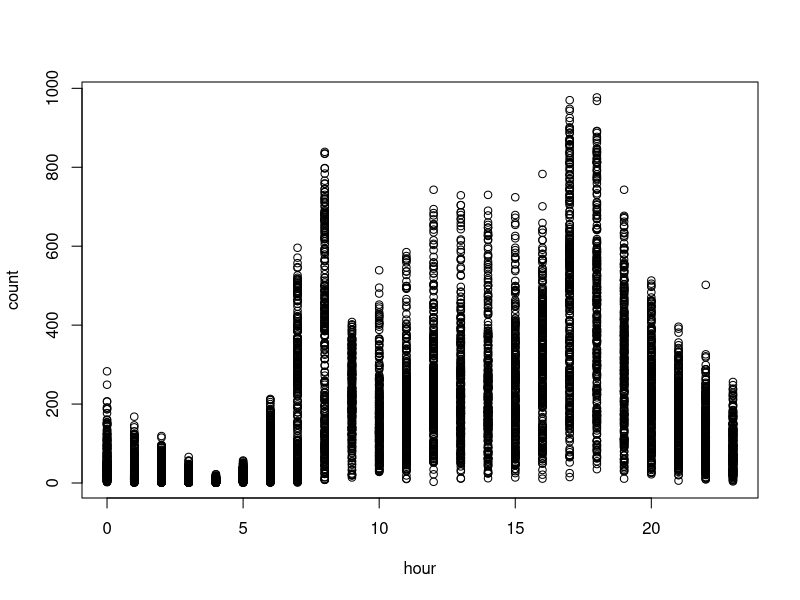
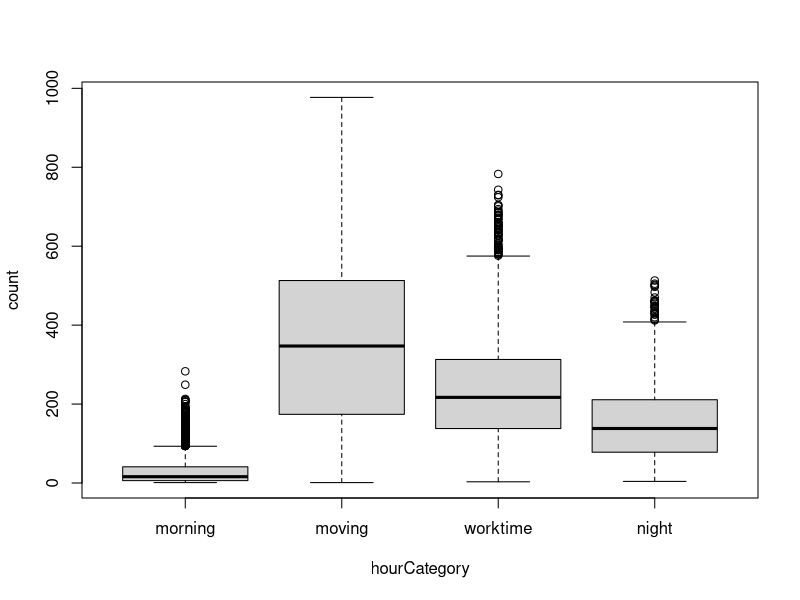
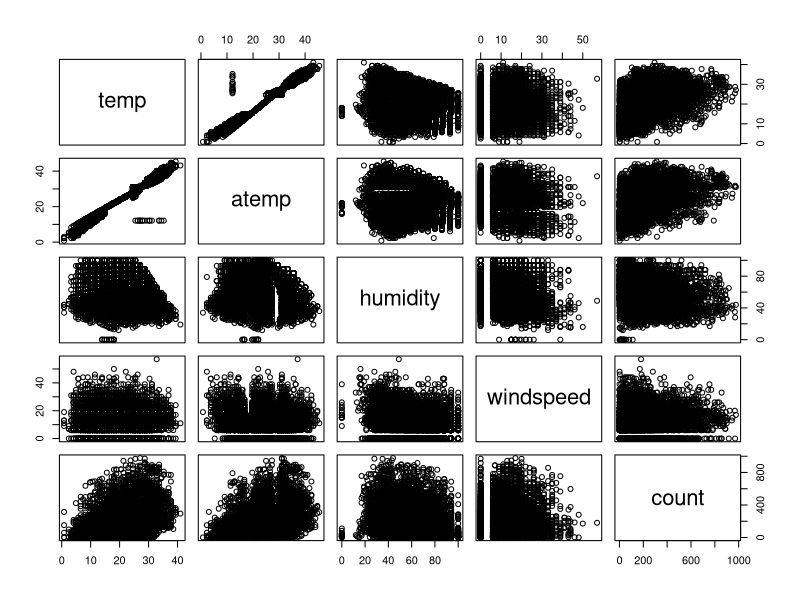
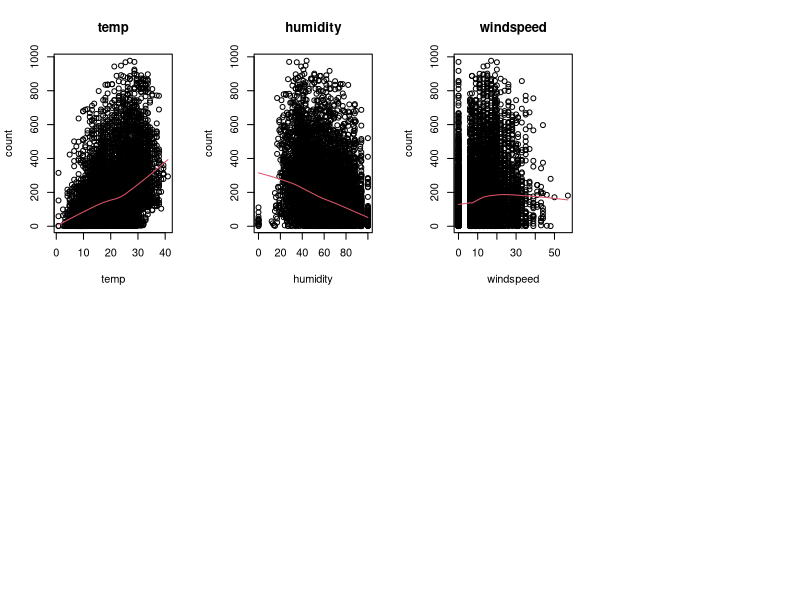
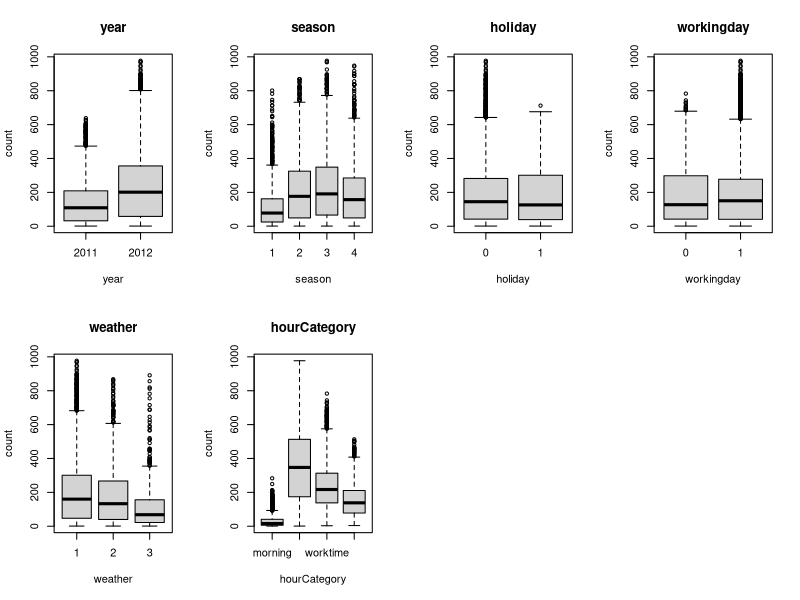
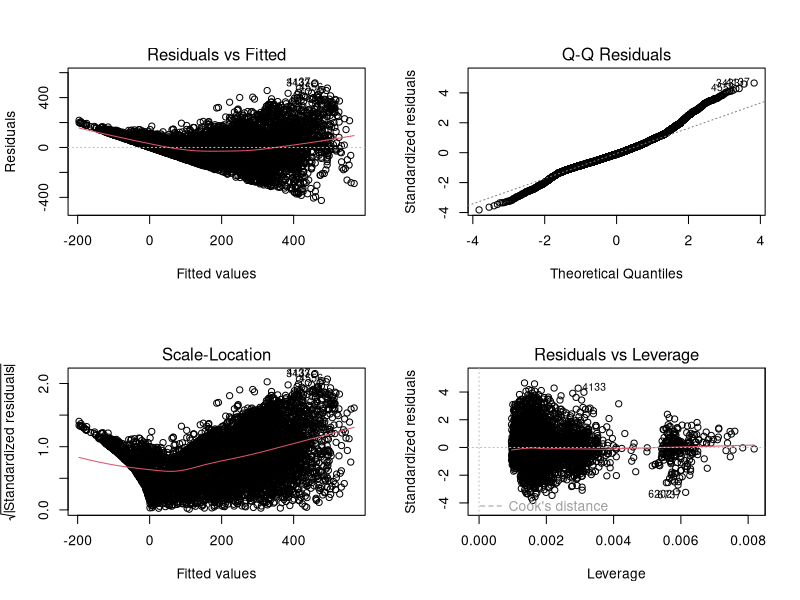
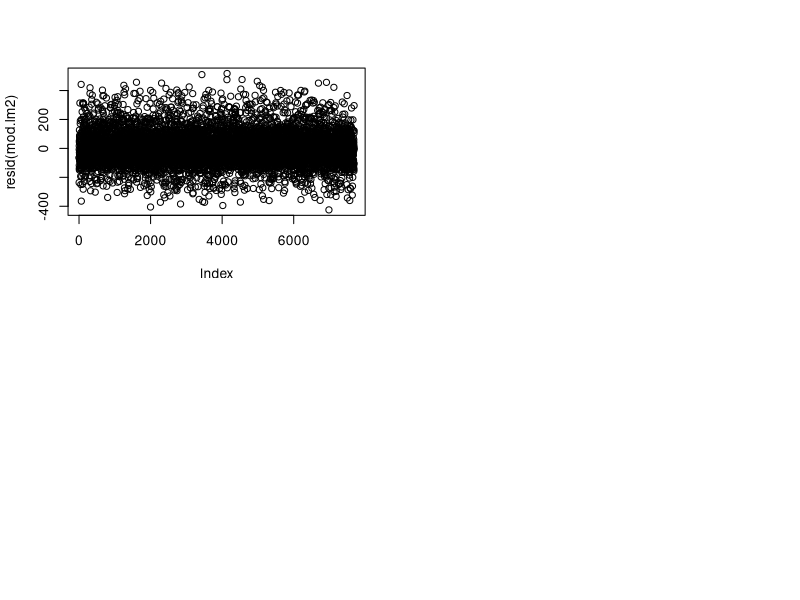

Recreate these plots in R, in order. (Note: this script raises an error after producing the figures.)
############################################################
# Variables en el conjunto de datos:
#
# year - year
# hour - hour of the day (0-23)
# season -  1 = spring, 2 = summer, 3 = fall, 4 = winter 
# holiday - whether the day is considered a holiday
# workingday - whether the day is neither a weekend nor holiday
# weather - 1: Clear, Few clouds, Partly cloudy, Partly cloudy
#           2: Mist + Cloudy, Mist + Broken clouds, Mist + Few clouds, Mist
#           3: Light Snow, Light Rain + Thunderstorm + Scattered clouds, Light Rain + Scattered clouds
#           4: Heavy Rain + Ice Pallets + Thunderstorm + Mist, Snow + Fog 
# temp - temperature in Celsius
# atemp - "feels like" temperature in Celsius
# humidity - relative humidity
# windspeed - wind speed
# variable respuesta: count - number of total rentals
#
############################################################

#-----------------------------------------------------------
#
# Parte 1. Construir modelo
#
#-----------------------------------------------------------
##-- 1.Borra todos los objetos que tengas en memoria para que no te confundan en esta pr�ctica 
## Pista: instrucci�n rm o la escoba de la ventana superior derecha

rm(list = ls())

############################################################
# Lectura de datos y inspeccion
############################################################
##-- 2.Lee los datos p1a_train.csv
## Pista: fija el directorio donde tienes los datos y leelos con la instruccion read.table
datos = read.table('p1a_train.csv', header = TRUE, sep = ';', dec = '.', stringsAsFactors = TRUE)

##-- 3. Visualiza los datos para asegurarte que los has leido correctamente. Haz una descriptiva y elimina la variable id de tus datos por comodidad (no la utilizaras)
##-- Pista: para describir tus datos, usa la instrucci�n summary. Para eliminar la variable asigna el valor NULL a toda la variable
summary(datos)
datos$id = NULL

############################################################
# Convertir variables no numericas a factores
############################################################
##-- 4. Ya te habr�s percatado que algunas variables estan codificadas con numeros pero en realidad son variables categ�ricas.
# Para que R las trate como tales debes transformalas a la clase factor. NO transformes la variable "hour" en ning�n caso
# Pista: la instruccion factor transforma las variables numericas en factores. P.ej, si quieres transformar a factor la variable
# season, tendr�s que hacer:
# datos$season <- factor(datos$season) 

datos$year = factor(datos$year)
datos$season = factor(datos$season)
datos$holiday = factor(datos$holiday)
datos$workingday = factor(datos$workingday)
datos$weather = factor(datos$weather)


##-- 5. Inspecciona el comportamiento de la respuesta (count) en funci�n de la hora (hour) con alg�n gr�fico descriptivo.
# Seg�n lo que veas, discretiza la variable en distintas categorias y conviertela en un factor
# Pista: algun grafico hecho con boxplot o plot (con lowess opcional) te puede servir. Debes discretizar seg�n lo que te parezca m�s razonable. Por ejemplo,
# si crees que de 0 a 12 horas hay un comportamiento y de 12 a 23, otro, deber�s coger dos intervalos. Para categorizar la variable
# usa la instrucci�n cut o ifelse (si usas esta �ltima, transforma a factor posteriormente). La variable puede tener tantas categorias como
# desees pero recuerda el principio de parsimonia. Un consejo es que te guardes la nueva variable con otro nombre. As�, si te equivocas,
# conservar�s la variable original (Opcional: cuando lo tengas claro, puedes borrar la variable original si lo deseas)

plot(count~hour, datos)
datos$hourCategory = cut(datos$hour, c(0,6,8,16,19,23), labels = c('morning', 'moving', 'worktime', 'moving', 'night'), include.lowest = TRUE)
datos$hour = NULL
plot(count~hourCategory, datos)

############################################################
# Descriptiva
############################################################
##-- 6.Realiza la descriptiva para todos los pares de variables que tengas como num�ricas
# Pista: Usa la instrucci�n pairs (puede tardar unos segundos) usando solo las variables que sean numericas. Recuerda que si quieres seleccionar, por ejemplo, las variables
# 2,4 y 6 de los datos, lo puedes hacer con datos[,c(2,4,6)]
pairs(datos[, c(6:10)])

############################################################
# Eliminamos variables muy correlacionadas
############################################################
##-- 7. Hay 2 variables muy correlacionadas. No queremos variables muy correlacionadas en nuestro modelo.
# Elimina aquella de las dos que peor prediga la respuesta.
# Pista: Construye 2 modelos lineales (instruccion lm) con la variable respuesta en funci�n de cada una de estas variables. Quedate con aquella
# que tenga un R2 mayor y la otra eliminala

lmTemp = lm(count ~ temp, datos)
summary(lmTemp)
# R-squared = 0.1578 -> nos quedamos con esta

lmAtemp = lm(count ~ atemp, datos)
summary(lmAtemp)
# R-squared = 0.1537

# Elminamos atemp
datos$atemp = NULL

############################################################
# Descriptiva bivariante con la respuesta
############################################################
##-- 8a. Haz el diagrama bivariante de la respuesta (count) en funci�n de las variables 
##-- numericas que te quedan y dibuja un suavizado por encima. �Son relaciones lineales?
# Pista: usa plot para cada gr�fico y las funciones lines y lowess para el suavizado

par(mfrow=c(2,4))
for(i in 6:8){
  plot(datos$count~datos[,i],main=names(datos)[i],xlab=names(datos)[i],ylab="count")
  with(datos,lines(lowess(count~datos[,i]),col=2))
}

# Si que son relaciones lineales aunque vemos que windspeed es mas constante

##-- 8b. Haz los boxplots bivariantes con la respuesta (count) y las variables categ�ricas (factores)
# �Crees que influyen en la respuesta s�lo viendo la descriptiva?
# Pista: usa la funci�n boxplot

par(mfrow=c(2,4))
for(i in c(1, 2, 3, 4, 5, 10)){
  boxplot(datos$count~datos[,i],main=names(datos)[i],xlab=names(datos)[i],ylab="count")
}

# Algunas mas que otras, las que tienen boxplots muy similares en las diferentes categorias menos representativas van a ser (Holiday y working day)

############################################################
# Seleccion de modelo y variables
############################################################
##--9. Ajusta el modelo lineal con todas las variables que tengas e interpreta la salida de resultados (coeficientes, p-valores, R2, error residual...)
# Pista: Ajusta el modelo con la funci�n lm y guardalo en un objeto. Luego, haz el summary de dicho objeto.

mod.lm1 = lm(count~.,datos)
summary(mod.lm1)
## R-squared 0.6276
## Standard error 111.3
## Vemos que workingday y windspeed tienen una significancia muy baja


##--10. Realiza una selecci�n autom�tica de variables y discute que ha pasado
# Pista: Usa la instrucci�n step para la selecci�n

mod.lm2 = step(mod.lm1)
summary(mod.lm2)
## R-squared 0.6275
## standard error 111.3
## Workingday ha sido eliminada del modelo
datos$workingday = NULL

############################################################
# Colinealidad
############################################################
##-- 11. Mira la colinealidad con la instrucci�n vif del paquete car.
##-- �Hay que eliminar alguna variable?�Cual eliminarias si tuvieses que eliminar una?
# Pista: Primero debes instalar y cargar el paquete car. Usa la funci�n vif para evaluar la colinealidad
library(car)
vif(mod.lm2)
# Vemos que todos los valores son menores a 5 asi que no hay que eliminar ninguna variable
# Elminariamos las que tienen un mayor valor de vif, en este caso seria la variable season con un vif de 3.169

############################################################
# Validacion
############################################################
##-- 12. Haz la validaci�n con el an�lisis de residuos
##-- �Se cumplen las premisas de linealidad, normalidad, homoscedasticidad, independencia?
# Pista: Haciendo plot del modelo podr�s evaluar las tres primeras premisas. Para la independencia, dibuja los residuos en el orden
# que te aparecen en los datos (funciones plot y resid)
par(mfrow=c(2,2))
plot(mod.lm2)
plot(resid(mod.lm2))

# Forma de cono clara -> Homocedasticidad, no se cumple, hay que arreglarlo
# linealidad -> observamos curvatura, no se cumple, hay que arreglarlo
# Normalidad -> Se cumple pero es mejorable
# independencia -> Se cumple, vemos la misma varianza de los residuos a lo largo del orden en que aparecen, sin ningun patron que indique dependencia de las muestras

############################################################
# Transformacion de boxCox
############################################################
##-- 13. Si crees que no se cumple alguna premisa, haz la transformaci�n de boxCox para la variable respuesta 
##-- Escoge el valor de lambda que maximiza la funci�n y aplicala a la respuesta (count). Prueba tambien la transformacion logaritmica
# Pista: usa la funci�n de boxCox para conocer la lambda. Guardate las nuevas respuestas en unas nuevas variables llamadas countBC y countLog

par(mfrow=c(1,1))
bc <- boxCox(mod.lm2)
lamb = bc$x[which.max(bc$y)]
datos$countBC <- datos$count^lamb
datos$countLog <- log(datos$count)


############################################################
# Nuevos modelos con respuestas transformadas
############################################################
##-- 14. Ajusta los modelos con las dos nuevas respuestas. �Cu�l predice mejor seg�n el R2?
# Pista: Ajusta los modelos con la instruccion lm

mod.lm3 = lm(countBC ~ year + season + holiday + weather + temp + humidity + windspeed + hourCategory, datos)
mod.lm3 = step(mod.lm3) ## Validar que no se elimina ninguna variable mas
summary(mod.lm3)
## R-squared: 0.7418
## standard error: 0.5919
## Vemos que el R-squared augmenta en gran medida respecto el modelo anterior (lm2) 0.7418 vs 0.6275. 
## Por otra parte el error residual se disminuye drasticamente, 111.3 vs 0.5919 ahora, pero hay que considerar que este modelo utiliza la transformacion de BoxCox con lo cual los valores son mucho mas pequenos que los originales y por eso el error es menor

mod.lm4 = lm(countLog ~ year + season + holiday + weather + temp + humidity + windspeed + hourCategory,datos)
mod.lm4 = step(mod.lm4) ## Validar que no se elimina ninguna variable mas
summary(mod.lm4)
## R-squared: 0.7184 
## standard error: 0.7899
## Vemos que es ligeramente peor queBoxCox, tenemos un R-squared 0.7184 vs 0.7418 en el que utilizamos BoxCox. Asi que descartamos este y nos quedamos con lm3
## mod.lm3 con transformacion BoxCox da mejor resultado

############################################################
# Validacion
############################################################
##-- 15. Haz la validacion para los 2 modelos anteriores
# Pista: Haciendo plot del modelo podr�s evaluar las tres primeras premisas. Para la independencia, dibuja los residuos en el orden
# que te aparecen en los datos (funciones plot y resid)

par(mfrow=c(2,2))
plot(mod.lm3)
plot(resid(mod.lm3))
## Linealidad = se cumple, hay curvatura pero muy leve
## Homoscedasticidad = sigue habiendo mas dispersion en el centro que en los extremos, pero ya no tenemos forma de cono que teniamos en el modelo lm2 por lo que ha mejorado
## Normalidad = ha mejorado aunque mantiene aun cierto grado de variacion en los extremos

par(mfrow=c(2,2))
plot(mod.lm4)
plot(resid(mod.lm4))
## Peores resultados que el modelo 3
## Homocedasticidad = no se cumple hay forma de cono inverso
## Normalidad = no se cumple, y aun peor que en el modelo lm3
## linealidad = si se puede considerar que la cumple ya que presenta poca curvatura

############################################################
# Transformaciones polinomicas
############################################################
##-- 16. Escoge la respuesta que creas mejor para tus datos (count,countBC,countLog). Mira si alguna de las variables numericas 
# se podria ajustar por un relaci�n no lineal de forma descriptiva
# Pista: si has cambiado de variable respuesta, vuelve a hacer los gr�ficos bivariantes y los suavizados

par(mfrow=c(2,4))
for(i in 5:7){
  plot(datos$countBC~datos[,i],main=names(datos)[i],xlab=names(datos)[i],ylab="countBC")
  with(datos,lines(lowess(countBC~datos[,i]),col=2))
}

## Vemos que las categorias (temp, humidity y windspeed) siguen una relacion lineal respecto la variable countBC, con poca curvatura.

##-- 17. Para aquella o aquellas variables que lo creas necesario, ajusta un polinomio con todas las variables que tengas y
##-- vuelve a hacer la validacion

mod.lm5 = lm(countBC ~ year + season + holiday + weather + poly(temp,2) + poly(humidity,2) + poly(windspeed,2) + hourCategory,datos)
mod.lm5 = step(mod.lm5)
summary(mod.lm5)
## R-squared = 0.7449
## residual standard error = 0.5884
## Vemos que hay una diferencia insignificante respecto al modelo lm3, hablamos de milesimas, por lo que no vemos que sea necesario utilizar las transformaciones polinomicas

par(mfrow=c(2,2))
plot(mod.lm5)
plot(resid(mod.lm5))

# Comparacion de modelos
summary(mod.lm1)
summary(mod.lm2)
summary(mod.lm3)
summary(mod.lm4)
summary(mod.lm5)

############################################################
# Observaciones influyentes
############################################################
##-- 18. Mira la distancia de cook para todas las observaciones. Aquellas que tengan la distancia de cook mayor, son m�s influyentes
##-- Si lo crees conveniente, elimina aquellas que creas que condicionan mucho el modelo y ajusta el modelo sin estas observaciones
# Pista: Usa la instruccion cooks.distance para obtener las distancias de cook. Para eliminar observaciones, create un nuevo conjunto de datos que no tenga dichas
# observaciones. Si, por ejemplo, quieres eliminar las observaciones 1, 2 y 5, entonces datos2 <- datos[-c(1,2,5),]
# Modelo definitivo

influenceIndexPlot(mod.lm3)
cooksDistance = cooks.distance(mod.lm3)
## A eliminar: 2005, 6737
influencePlot(mod.lm3)

datos2 = datos[-c(2005,6737),]
mod.lm6 = lm(countBC ~ year + season + holiday + weather + temp + humidity + windspeed + hourCategory,datos2)
summary(mod.lm6)
## R-squared: 0.7425
## Residual standard error: 0.5911
## Hay una mejora casi insignificante respecto el modelo lm3, asi que nos quedamos con el anterior

par(mfrow=c(2,2))
plot(mod.lm6)


### MODELO FINAL
mod.final = mod.lm3
library('effects')
plot(allEffects(mod.final))

## Ver predicciones vs valores reales
pr = predict(mod.final, datos)
par(mfrow=c(1,1))
plot(pr,datos$countBC)
abline(0,1,col=2,lwd=2)    

##-- 19. Opcional: haz todo lo que tu creas necesario para mejorar el modelo (si es que hay algo que lo pueda mejorar)

############################################################
#
# Parte 2. Hacer prediciones con la muestra test
#
############################################################
##-- 20. Lee los datos test (p1a_test.csv) con la instruccion read.table
datosTest = read.table('p1a_test.csv', header = TRUE, sep = ';', dec = '.', stringsAsFactors = TRUE)

############################################################
# Transformaciones en variables
############################################################
##-- 21. Haz EXACTAMENTE las mismas transformaciones que hicieste en el conjunto de entrenamiento (tranformar a factores
# algunas variables, eliminar variables, categorizar o cualquier otro cambio que hayas hecho). NO ELIMINES LA VARIABLE id (Identificador)

## Convertir a factores
datosTest$year = factor(datosTest$year)
datosTest$season = factor(datosTest$season)
datosTest$holiday = factor(datosTest$holiday)
datosTest$workingday = factor(datosTest$workingday)
datosTest$weather = factor(datosTest$weather)

## Categorizar hora
datosTest$hourCategory = cut(datosTest$hour, c(0,6,8,16,19,23), labels = c('morning', 'moving', 'worktime', 'moving', 'night'), include.lowest= TRUE)
datosTest$hour = NULL

## Eliminar variables
datosTest$atemp = NULL
datosTest$workingday = NULL

############################################################
# Calcular predicciones
############################################################
##-- 22. Usa la instrucci�n predict aplicada al modelo que tu has escogido para
##-- obtener las predicciones en la muestra test.
# Pista: la instruccion predict debe tener 2 parametros: el modelo final y los datos test con las variables transformadas. Guardate las
# prediciones en una variable del mismo conjunto de datos

prediccionesBC = predict(mod.final, datosTest)
datosTest$predicciones = prediccionesBC^(1/lamb)

############################################################
# Guardar fichero
############################################################
##-- 23. Escribe un fichero con solo dos columnas el identificador y la predici�n
# Pista: Usa la funcion write.table y sigue escrupulosamente las instrucciones del enunciado para generar este fichero
# (quote = FALSE, sep = ";", row.names = FALSE, col.names = FALSE)

write.table(datosTest[c('id','predicciones')], file='p1a.txt', quote = FALSE, sep = ";", row.names = FALSE, col.names = FALSE)
